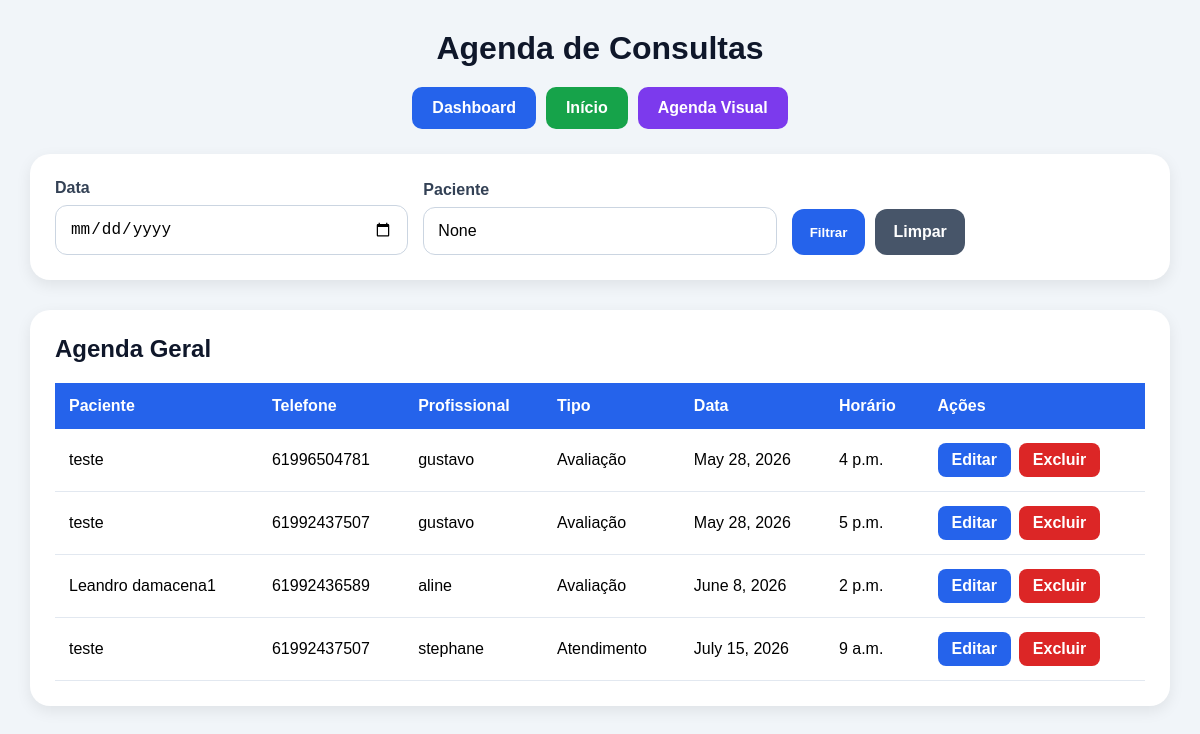
Page /schedule/ (signed in) on the earlier database version.
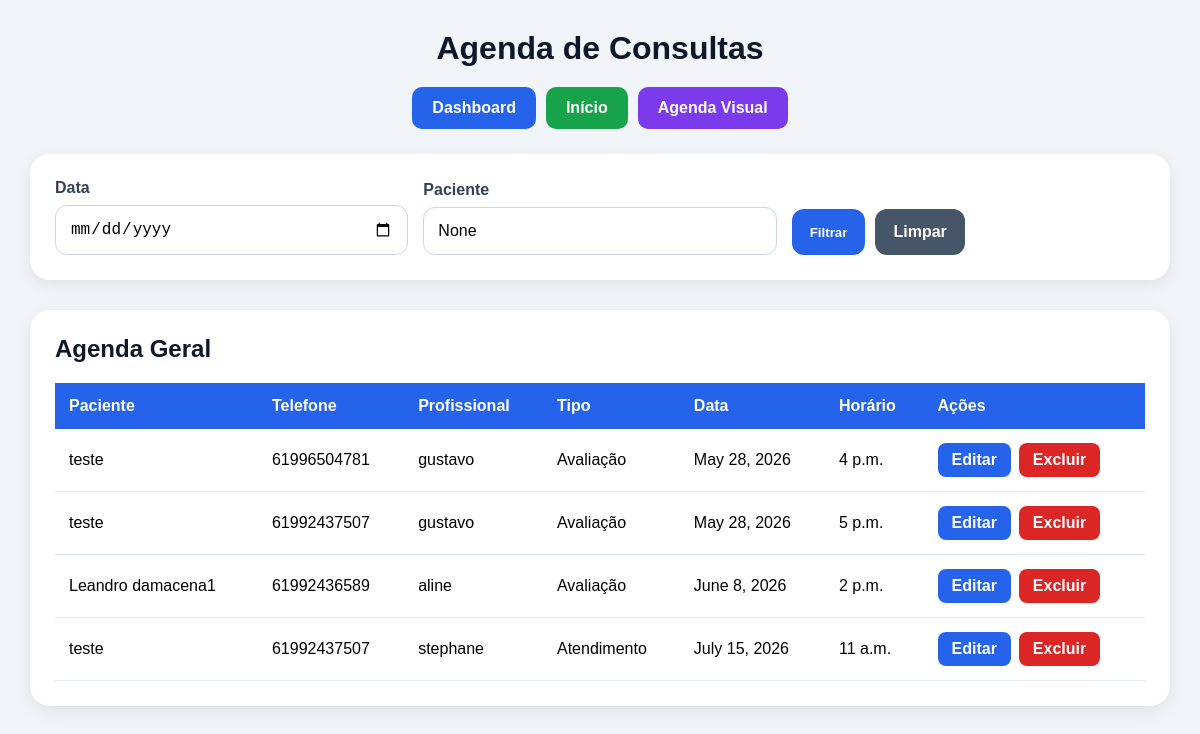
Same page on the later database version.
### appointments/models.py (models this page shows, shortened)
class Appointment(models.Model):
    name = models.CharField(
        max_length=100
    )
    phone = models.CharField(
        max_length=20
    )
    email = models.EmailField()
    professional = models.CharField(
        max_length=20,
        choices=PROFESSIONAL_CHOICES
    )
    service_type = models.CharField(
        max_length=20,
        choices=SERVICE_TYPES,
        default='avaliacao'
    )
    appointment_date = models.DateField()
    appointment_time = models.TimeField()
    created_at = models.DateTimeField(
        auto_now_add=True
    )

### appointments/views.py (the view)
@login_required
def schedule(request):
    selected_date = request.GET.get('date')
    selected_professional = request.GET.get('professional')
    search = request.GET.get('search')
    user_professional = get_user_professional(request.user)
    if request.user.is_superuser:
        appointments = Appointment.objects.all()
    elif user_professional in ['aline', 'gustavo']:
        appointments = Appointment.objects.all()
    elif user_professional in ['isabel', 'stephane', 'amanda']:
        appointments = Appointment.objects.filter(
            professional=user_professional
        )
    else:
        appointments = Appointment.objects.none()
    if selected_date:
        appointments = appointments.filter(
            appointment_date=selected_date
        )
    if selected_professional and request.user.is_superuser:
        appointments = appointments.filter(
            professional=selected_professional
        )
    if search:
        appointments = appointments.filter(
            name__icontains=search
        )
    appointments = appointments.order_by(
        'appointment_date',
        'appointment_time'
    )
    return render(request, 'appointments/schedule.html', {
        'appointments': appointments,
        'selected_date': selected_date,
        'selected_professional': selected_professional,
        'search': search
    })

### appointments/views.py (called while the page is built, shortened)
def get_user_professional(user):
    username = user.username.lower()
    if user.is_superuser:
        return None

### appointments/templates/appointments/schedule.html (shortened to what this page needs)
{% load static %}
<!doctype html>
<html lang="pt-br">
  <head>
  </head>
  <body>
    <div class="container">
      <h1>Agenda de Consultas</h1>
      <div class="top-buttons">
        <a href="/dashboard/" class="dashboard-btn"> Dashboard </a>
        <a href="/" class="home-btn"> Início </a>
        <a href="/calendar/" class="calendar-btn"> Agenda Visual </a>
      </div>
      <div class="filter-box">
        <form method="GET">
          <div>
            <label>Data</label>
            <input type="date" name="date" value="{{ selected_date }}" />
          </div>
          <div>
            <label>Paciente</label>
            <input type="text" name="search" value="{{ search }}" />
          </div>
          <div class="btn-group">
            <button type="submit">Filtrar</button>
            <a href="/schedule/" class="clear-btn"> Limpar </a>
          </div>
        </form>
      </div>
      <div class="table-box">
        <h2>Agenda Geral</h2>
        {% if appointments %}
        <table>
          <thead>
            <tr>
              <th>Paciente</th>
              <th>Telefone</th>
              <th>Profissional</th>
              <th>Tipo</th>
              <th>Data</th>
              <th>Horário</th>
              <th>Ações</th>
            </tr>
          </thead>
          <tbody>
            {% for appointment in appointments %}
            <tr>
              <td>{{ appointment.name }}</td>
              <td>{{ appointment.phone }}</td>
              <td>{{ appointment.professional }}</td>
              <td>{{ appointment.get_service_type_display }}</td>
              <td>{{ appointment.appointment_date }}</td>
              <td>{{ appointment.appointment_time }}</td>
              <td>
                <div class="actions">
                  <a
                    href="/edit-appointment/{{ appointment.id }}/"
                    class="edit-btn"
                  >
                    Editar
                  </a>
                  <a href="/delete/{{ appointment.id }}/" class="delete-btn">
                    Excluir
                  </a>
                </div>
              </td>
            </tr>
            {% endfor %}
          </tbody>
        </table>
        {% else %}
        <div class="empty">Nenhuma consulta encontrada.</div>
        {% endif %}
      </div>
    </div>
  </body>
</html>

### appointments/templates/appointments/schedule.html (style rules this page uses)
* { margin: 0; padding: 0; box-sizing: border-box; }
body { font-family: Arial, sans-serif; background: #f1f5f9; min-height: 100vh; padding: 30px; }
.container { max-width: 1200px; margin: auto; }
h1 { text-align: center; margin-bottom: 20px; color: #0f172a; }
.top-buttons { display: flex; justify-content: center; gap: 10px; margin-bottom: 25px; }
.top-buttons a { text-decoration: none; color: white; padding: 12px 20px; border-radius: 10px; font-weight: bold; transition: 0.3s; }
.dashboard-btn { background: #2563eb; }
.home-btn { background: #16a34a; }
.calendar-btn { background: #7c3aed; }
.filter-box { background: white; padding: 25px; border-radius: 20px; box-shadow: 0 5px 15px rgba(0, 0, 0, 0.08); margin-bottom: 30px; }
form { display: grid; grid-template-columns: repeat(auto-fit, minmax(200px, 1fr)); gap: 15px; align-items: end; }
label { display: block; margin-bottom: 8px; font-weight: bold; color: #334155; }
input { width: 100%; padding: 14px; border: 1px solid #cbd5e1; border-radius: 12px; font-size: 16px; }
.btn-group { display: flex; gap: 10px; }
button, .clear-btn { border: none; padding: 14px 18px; border-radius: 12px; color: white; font-weight: bold; cursor: pointer; text-decoration: none; transition: 0.3s; }
button { background: #2563eb; }
.clear-btn { background: #475569; display: flex; align-items: center; justify-content: center; }
.table-box { background: white; padding: 25px; border-radius: 20px; box-shadow: 0 5px 15px rgba(0, 0, 0, 0.08); }
h2 { margin-bottom: 20px; color: #0f172a; }
table { width: 100%; border-collapse: collapse; }
th { background: #2563eb; color: white; padding: 14px; text-align: left; }
td { padding: 14px; border-bottom: 1px solid #e2e8f0; }
.actions { display: flex; gap: 8px; }
.edit-btn { background: #2563eb; color: white; padding: 8px 14px; border-radius: 8px; text-decoration: none; font-weight: bold; }
.delete-btn { background: #dc2626; color: white; padding: 8px 14px; border-radius: 8px; text-decoration: none; font-weight: bold; }

Differences in the rows shown:
changed Appointment "stephane": appointment_time "9 a.m." → "11 a.m."
